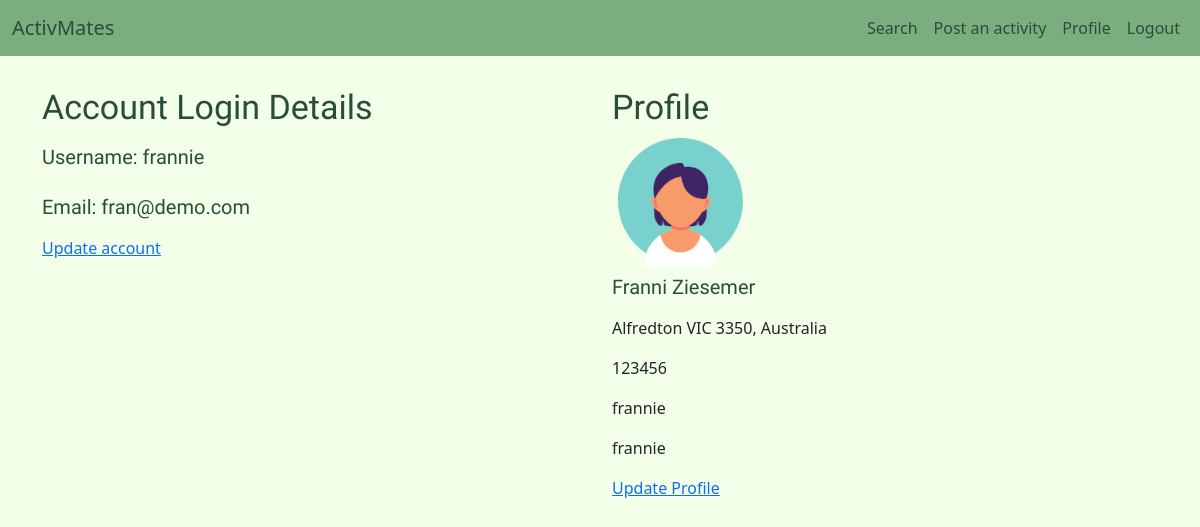
The app's page /account-profile (signed in) with its own data.
### activmatesApp/models.py (models this page shows, shortened)
class User(db.Model, UserMixin):
    __tablename__ = 'users'
    id = db.Column(db.Integer, primary_key=True)
    username = db.Column(db.String(20), unique=True, nullable=False)
    email = db.Column(db.String(120), unique=True, nullable=False)
    password = db.Column(db.String(60), nullable=False)
    type = db.Column(db.Enum(UserTypes), nullable=False, default=UserTypes.Regular)
    image_file = db.Column(db.String(20), nullable=False,
                           default='default.png')
    created_at = db.Column(db.DateTime, nullable=False,
                           default=datetime.utcnow)
    profile = db.relationship('Profile', backref='user', lazy=True)

class Profile(db.Model):
    __tablename__ = 'profiles'
    id = db.Column(db.Integer, primary_key=True)
    first_name = db.Column(db.String(30), nullable=False)
    last_name = db.Column(db.String(30), nullable=False)
    image_file = db.Column(db.String(20), nullable=False,
                           default='default.png')
    street_address = db.Column(db.String(60), nullable=False)
    lat = db.Column(db.Integer, nullable=False)
    lng = db.Column(db.Integer, nullable=False)
    phone_number = db.Column(db.Integer, nullable=False)
    twitter = db.Column(db.String(20), nullable=False)
    facebook = db.Column(db.String(20), nullable=False)
    user_id = db.Column(db.Integer, db.ForeignKey('users.id'), nullable=False)
    activity = db.relationship('Activity', backref='profile', lazy=True)

### activmatesApp/routes.py (the view)
@app.route('/account-profile')
@login_required
def account_profile():
    profile_data = current_user.profile
    if profile_data:
        for item in profile_data:
            profile_image = item.image_file
    else:
        profile_image='default.jpg'
    image_file = url_for('static', filename='images/profile-pics/' + profile_image)
    return render_template('account-profile.html',
                            title='Account and Profile',
                            image_file=image_file,
                            profile_data=profile_data
                            )

### activmatesApp/models.py (called while the page is built)
@login_manager.user_loader
def load_user(user_id):
    return User.query.get(int(user_id))

### activmatesApp/templates/account-profile.html (shortened to what this page needs)
{% extends 'layout.html' %}
{% block body %}
<div class="row content-section">
  <div class="col">
		<h2>Account Login Details</h2>
		<div id="user-card">
			<h4>Username: {{ current_user.username }}</h4>
			<h4>Email: {{ current_user.email }} </h4>
			<a href="{{ url_for('update_account') }}">Update account</a>
	</div>
	</div>
  <div class="col">
		<h2>Profile</h2>
		<div id="user-card">
			<img src=" {{ image_file }} " alt="">
			{% for item in profile_data %}
			<h4>{{ item.first_name }} {{ item.last_name }}</h4>
			<p>{{ item.street_address }}</p>
			<p>{{ item.phone_number }}</p>
			<p>{{ item.facebook }}</p>
			<p>{{ item.twitter }}</p>
			{% endfor %}
	</div>
	{% if profile_data %}
		<a href="{{ url_for('edit_profile') }}">Update Profile</a>
	{% else %}
		<a href="{{ url_for('create_profile') }}">Create profile</a>
	{% endif %}
	</div>
</div>
{% endblock %}

### activmatesApp/templates/layout.html (shortened to what this page needs)
<!DOCTYPE html>
<html lang="en">
<head>
    <link href="https://cdn.jsdelivr.net/npm/bootstrap@5.0.0-beta1/dist/css/bootstrap.min.css" rel="stylesheet">
    <link rel="stylesheet" href="{{ url_for('static', filename='css/main.css') }}">
</head>
<body>
    <header>
         <nav id="navbar"class="navbar navbar-expand-md navbar-light">
            <div class="container-fluid">
              <a class="navbar-brand" href="{{ url_for('home') }}">ActivMates</a>
              <div class="collapse navbar-collapse justify-content-end" id="navbarNav">
                <ul class="navbar-nav">
                  {% if current_user.is_authenticated %}
                    <li class="nav-item">
                      <a class="nav-link" href="{{ url_for('main_search') }}">Search</a>
                    </li>
                    <li class="nav-item">
                      <a class="nav-link" href="{{ url_for('new_activity') }}">Post an activity</a>
                    </li>
                    <li class="nav-item">
                      <a class="nav-link" href="{{ url_for('account_profile') }}">Profile</a>
                    </li>
                      <li class="nav-item">
                        <a class="nav-link" href="{{ url_for('logout') }}">Logout</a>
                      </li>
                  {% endif %}
                </ul>
              </div>
            </div>
          </nav>
    </header>
  {% block body %}{% endblock %}
</body>
</html>

### activmatesApp/static/css/main.css (style rules this page uses)
body { background-color: #f3ffe8; }
#navbar { background-color: #7bae7f; }
#navbar a, h1, h2, h3, h4, h5 { color: #284d3b; }
.content-section { margin: 30px; }
h1, h2, h3, h4, h5, button { font-family: 'Titillium Web', sans-serif; line-height: 42px; }
h2, h3, h4, h5 { font-weight: 400; }
h2 { font-size: 34px; }
h4 { font-size: 20px; }

### records on screen
User: username "frannie", email "fran@demo.com"
Profile: first_name "Franni", last_name "Ziesemer", street_address "Alfredton VIC 3350, Australia", phone_number "123456", facebook "frannie", twitter "frannie"
